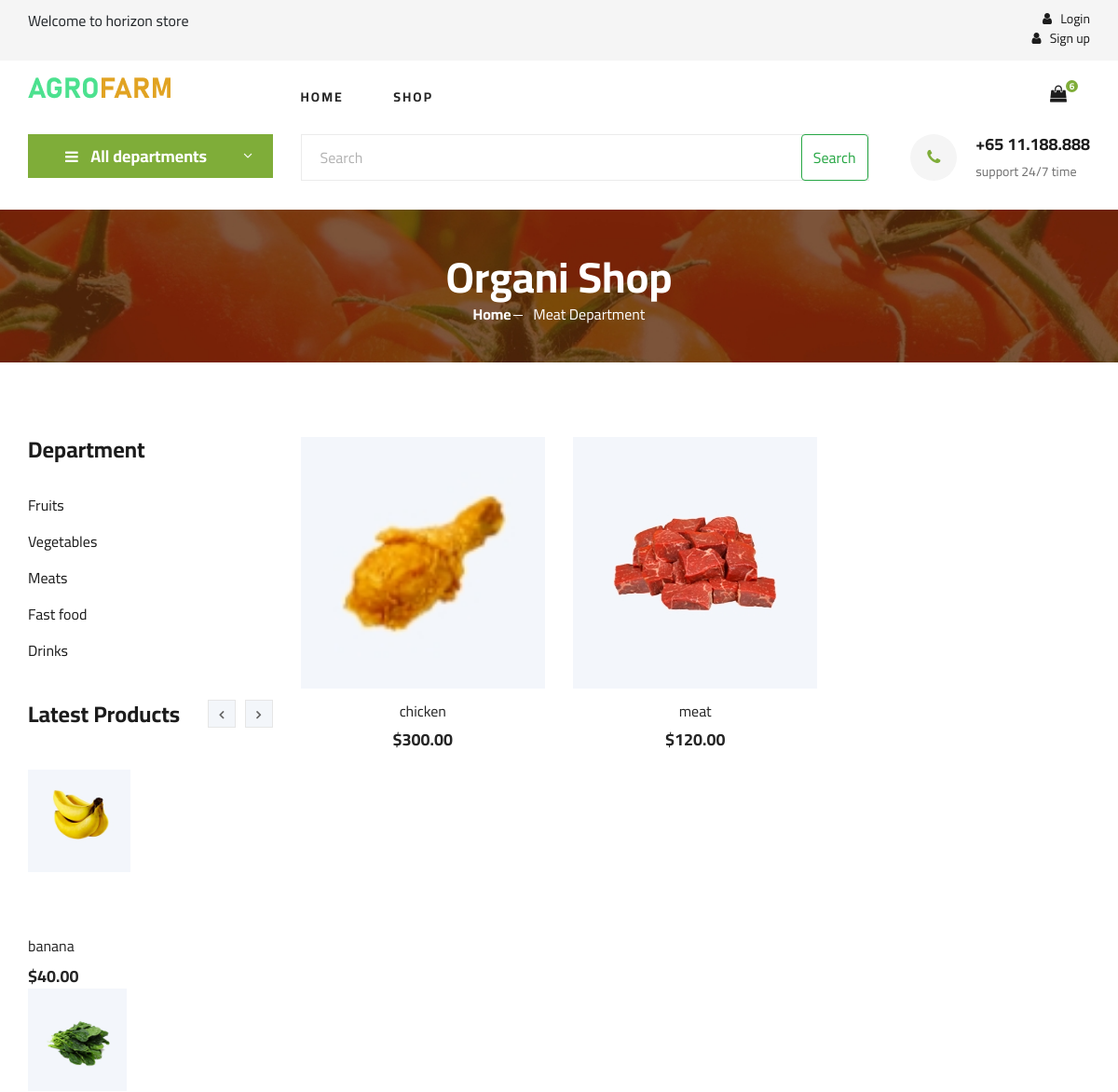
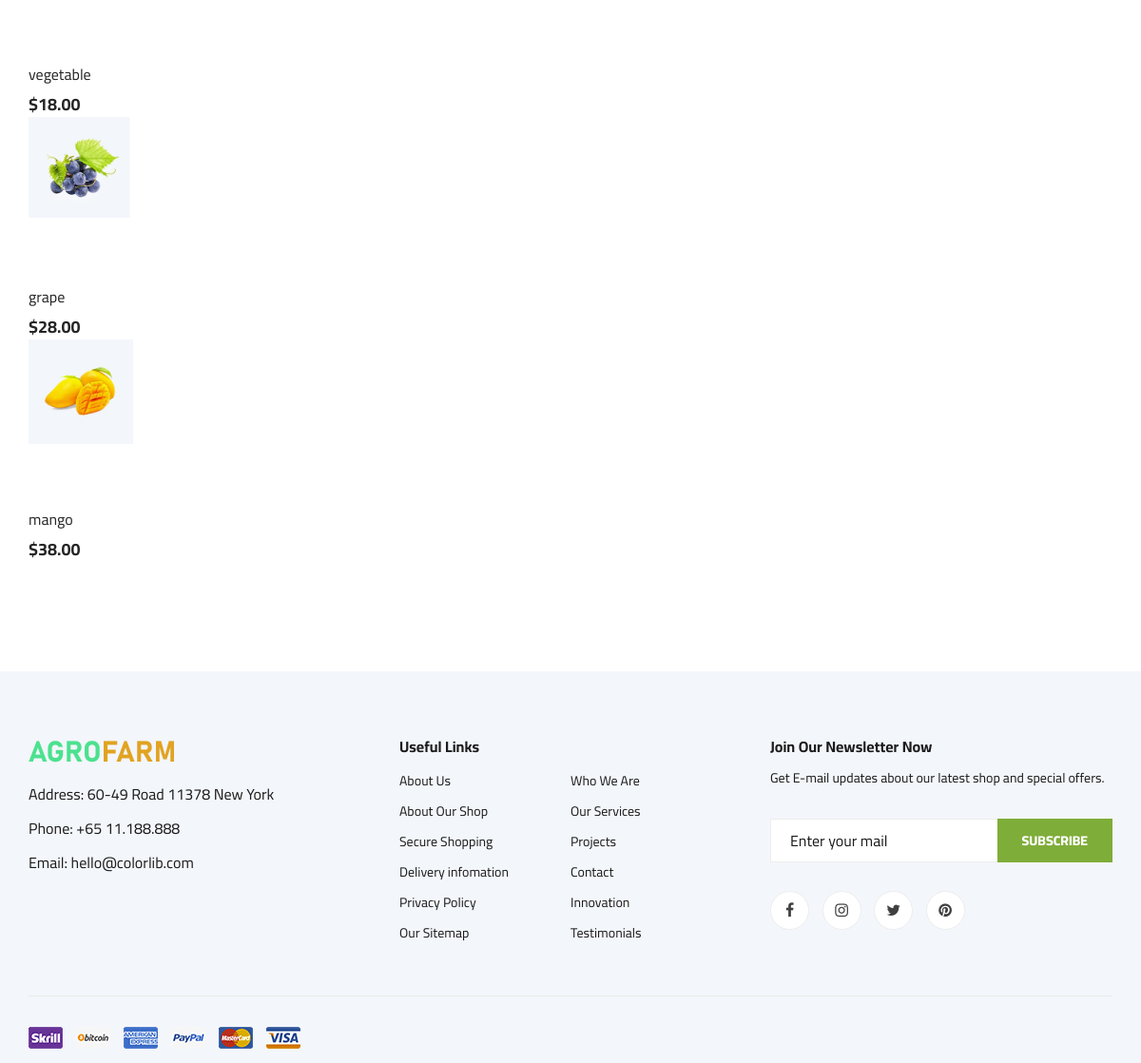
Screenshot of /meatpage with the database file from the repository (2 pictures, top to bottom).
### appusers/models.py (models this page shows, shortened)
class Cart(models.Model):
    user = models.ForeignKey(User, on_delete=models.CASCADE)
    completed = models.BooleanField(default=False)
    discounted_price = models.DecimalField(max_digits=10, decimal_places=2, default=0)
    @property
    def num_of_items(self):
        return sum(item.quantity for item in self.cartitems.all())

class CartItem(models.Model):
    product = models.ForeignKey(Products, on_delete=models.CASCADE, related_name='items', default=True)
    cart = models.ForeignKey(Cart, on_delete=models.CASCADE, related_name='cartitems', default=True)
    quantity = models.IntegerField(default=0)

class Products(models.Model):
    ALL_DEPARTMENT = [
    ("fruits", "fruits"),
    ("vegetables", "vegetables"),
    ("meats", "meats"),
    ("fast foods", "fast foods"),
    ("drinks", "drinks"),
    ]
    ALL_PRODUCT_TYPE = [
    ("featured products", "featured products"),
    ("latest products", "latest products"),
    ("top reated products", "top reated products"),
    ("review products", "review products"),
    ("sales off", "sales off"),
    ]
    id = models.PositiveIntegerField(primary_key=True)
    item_photo = models.ImageField(upload_to='products')
    name = models.CharField(max_length=20)
    price = models.DecimalField(max_digits=10, decimal_places=2, default=0)
    department = models.CharField(blank=True, max_length=10, choices=ALL_DEPARTMENT)
    producttype = models.CharField(blank=True, max_length=30, choices=ALL_PRODUCT_TYPE)
    shipping = models.CharField(blank=True, max_length=20)
    avaliabilty = models.CharField(blank=True, max_length=20)
    weight = models.CharField(blank=True, max_length=20)
    description = models.TextField(blank=True, max_length=200)
    information = models.TextField(blank=True, max_length=200)
    reviews = models.TextField(blank=True, max_length=200)
    discount = models.CharField(blank=True, max_length=20)
    old_price = models.CharField(blank=True, max_length=20)

### appusers/views.py (the view)
# urls.py: path('meatpage', Meat,name='meat_page' ),
def Meat(request):
    latest = Products.objects.filter(producttype="latest products")
    products = Products.objects.filter(department="meats")
    paginator = Paginator(products, 4)  # Display 10 items per page
    page_number = request.GET.get('meat')  # Assuming the URL parameter is 'page'
    page_obj = paginator.get_page(page_number)
    if request.user.is_authenticated:
        global cart
        cart, created = Cart.objects.get_or_create(user=request.user, completed=False)
    data={
    'latest':latest, 'products':products, 'cart':cart, 'page_obj':page_obj
    }
    return render(request, 'meatpage.html', data)

### templates/meatpage.html (shortened to what this page needs)
{% extends 'base.html' %}
{% load static %}
{% block pages %}
    <section class="breadcrumb-section set-bg" data-setbg="{% static 'img/breadcrumb.jpg' %}">
        <div class="container">
            <div class="row">
                <div class="col-lg-12 text-center">
                    <div class="breadcrumb__text">
                        <h2>Organi Shop</h2>
                        <div class="breadcrumb__option">
                            <a href="./index.html">Home</a>
                            <span>Meat Department</span>
                        </div>
                    </div>
                </div>
            </div>
        </div>
    </section>
    <section class="product spad">
        <div class="container">
            <div class="row">
                <div class="col-lg-3 col-md-5">
                    <div class="sidebar">
                        <div class="sidebar__item">
                            <h4>Department</h4>
                            <ul>
                                <li><a href="/fruitspage">Fruits</a></li>
                            <li><a href="/vegetablespage">Vegetables</a></li>
                            <li><a href="/meatpage">Meats</a></li>
                            <li><a href="/fastfoodpage">Fast food</a></li>
                            <li><a href="/drinkspage">Drinks</a></li>
                            </ul>
                        </div>
                        <div class="sidebar__item">
                            <div class="latest-product__text">
                                <h4>Latest Products</h4>
                                <div class="latest-product__slider owl-carousel">
                                    <div class="latest-prdouct__slider__item">
                                      	{% for x in latest %}
										<a href="#" class="latest-product__item">
											<div class="latest-product__item__pic">
												<img src="{{ x.item_photo.url }}" alt="">
											</div>
											<div class="latest-product__item__text">
												<h6><a href="shopdetails{{ x.id }}" class="nam" ></a>{{ x.name }}</h6>
												<span>${{ x.price }}</span>
											</div>
										</a>
										{% endfor %}
                                    </div>
                                </div>
                            </div>
                        </div>
                    </div>
                </div>
                <div class="col-lg-9 col-md-7">
                    <div class="row">
					    {% for x in page_obj %}
                        <div class="col-lg-4 col-md-6 col-sm-6">
                            <div class="product__item">
                                <div class="product__item__pic set-bg" data-setbg="{{ x.item_photo.url }}">
                                </div>
                                <div class="product__item__text">
                                    <h6><a href="shopdetails{{ x.id }}">{{ x.name }}</a></h6>
                                    <h5>${{ x.price }}</h5>
                                </div>
                            </div>
                        </div>
						{% endfor %}
                    </div>
                    <div class="product__pagination">
                    </div>
                </div>
            </div>
        </div>
    </section>
	{% endblock %}

### templates/base.html (shortened to what this page needs)
{% load static %}
<!DOCTYPE html>
<html lang="zxx">
<head>
    <link rel="stylesheet" href="{% static 'css/bootstrap.min.css' %}" type="text/css">
    <link rel="stylesheet" href="{% static 'css/font-awesome.min.css' %}" type="text/css">
    <link rel="stylesheet" href="{% static 'css/elegant-icons.css' %}" type="text/css">
    <link rel="stylesheet" href="{% static 'css/nice-select.css' %}" type="text/css">
    <link rel="stylesheet" href="{% static 'css/jquery-ui.min.css' %}" type="text/css">
    <link rel="stylesheet" href="{% static 'css/owl.carousel.min.css' %}" type="text/css">
    <link rel="stylesheet" href="{% static 'css/slicknav.min.css' %}" type="text/css">
    <link rel="stylesheet" href="{% static 'css/style.css' %}" type="text/css">
</head>
<body>
    <header class="header">
        <div class="header__top">
            <div class="container">
                <div class="row">
                    <div class="col-lg-6 col-md-6">
                        <div class="header__top__left">
                            <marquee><span> Welcome to horizon store </span></marquee>
                        </div>
                    </div>
                    <div class="col-lg-6 col-md-6">
                        <div class="header__top__right">
                            <div class="header__top__right__auth">
							{%if request.user.is_authenticated %}
							<a href="/logout"><i class="fa fa-user"></i> Logout</a>
                           <!-- <a href="/dashboard">
                            <button class="mr-4 btn">MARKET</button> </a>  -->
							{%else%}
						<span>	 <a href="/login"><i class="fa fa-user"></i> Login</a>
							 <a href="/signup"><i class="fa fa-user"></i> Sign up</a>  </span>
	                        {%endif%}
                            </div>
                        </div>
                    </div>
                </div>
            </div>
        </div>
        <div class="container">
            <div class="row">
                <div class="col-lg-3">
                    <div class="header__logo">
                        <a href="/"><img src="{% static 'img/logo.png' %}" alt=""></a>
                    </div>
                </div>
                <div class="col-lg-6">
                    <nav class="header__menu">
                        <ul>
                            <li ><a href="/">Home</a></li>
                            <li ><a href="/allproduct">Shop</a></li>
                        </ul>
                    </nav>
                </div>
                <div class="col-lg-3">
                    <div class="header__cart">
                        <ul>
                           <li><a href="/cart"><i class="fa fa-shopping-bag"></i> <span id="num_of_items">{{ cart.num_of_items }}</span></a></li>
                        </ul>
                    </div>
                </div>
            </div>
        </div>
    </header>
    <section class="hero hero-normal">
        <div class="container">
            <div class="row">
                <div class="col-lg-3">
                    <div class="hero__categories">
                        <div class="hero__categories__all">
                            <i class="fa fa-bars"></i>
                            <span>All departments</span>
                        </div>
                    </div>
                </div>
                <div class="col-lg-9">
                    <div class="hero__search">
                     <div class="hero__search__form">
                            <form class="d-flex" role="search" method="POST" action="/search">
								 <input
									class="form-control me-2"
									type="search"
									placeholder="Search"
									name="search_query"
									required aria-label="Search"
								 >
								 <button class="btn btn-outline-success" type="submit">Search</button>
                            </form>
                        </div>
                        <div class="hero__search__phone">
                            <div class="hero__search__phone__icon">
                                <i class="fa fa-phone"></i>
                            </div>
                            <div class="hero__search__phone__text">
                                <h5>+65 11.188.888</h5>
                                <span>support 24/7 time</span>
                            </div>
                        </div>
                    </div>
                </div>
            </div>
        </div>
    </section>
	{% block pages %}   {% endblock %}
    <footer class="footer spad">
        <div class="container">
            <div class="row">
                <div class="col-lg-3 col-md-6 col-sm-6">
                    <div class="footer__about">
                        <div class="footer__about__logo">
                            <a href="./index.html"><img src="{% static 'img/logo.png' %}" alt=""></a>
                        </div>
                        <ul>
                            <li>Address: 60-49 Road 11378 New York</li>
                            <li>Phone: +65 11.188.888</li>
                            <li>Email: hello@colorlib.com</li>
                        </ul>
                    </div>
                </div>
                <div class="col-lg-4 col-md-6 col-sm-6 offset-lg-1">
                    <div class="footer__widget">
                        <h6>Useful Links</h6>
                        <ul>
                            <li><a href="#">About Us</a></li>
                            <li><a href="#">About Our Shop</a></li>
                            <li><a href="#">Secure Shopping</a></li>
                            <li><a href="#">Delivery infomation</a></li>
                            <li><a href="#">Privacy Policy</a></li>
                            <li><a href="#">Our Sitemap</a></li>
                        </ul>
                        <ul>
                            <li><a href="#">Who We Are</a></li>
                            <li><a href="#">Our Services</a></li>
                            <li><a href="#">Projects</a></li>
                            <li><a href="#">Contact</a></li>
                            <li><a href="#">Innovation</a></li>
                            <li><a href="#">Testimonials</a></li>
                        </ul>
                    </div>
                </div>
                <div class="col-lg-4 col-md-12">
                    <div class="footer__widget">
                        <h6>Join Our Newsletter Now</h6>
                        <p>Get E-mail updates about our latest shop and special offers.</p>
                        <form action="#">
                            <input type="text" placeholder="Enter your mail">
                            <button type="submit" class="site-btn">Subscribe</button>
                        </form>
                        <div class="footer__widget__social">
                            <a href="#"><i class="fa fa-facebook"></i></a>
                            <a href="#"><i class="fa fa-instagram"></i></a>
                            <a href="#"><i class="fa fa-twitter"></i></a>
                            <a href="#"><i class="fa fa-pinterest"></i></a>
                        </div>
                    </div>
                </div>
            </div>
            <div class="row">
                <div class="col-lg-12">
                    <div class="footer__copyright">
                        <div class="footer__copyright__text"><p>
                        <div class="footer__copyright__payment"><img src="{% static 'img/payment-item.png' %}" alt=""></div>
                    </div>
                </div>
            </div>
        </div>
    </footer>
</body>
</html>

### rows the page displays
Cart: num_of_items "6"
Products: item_photo (picture), name "banana", price "40.00"
Products: item_photo (picture), name "vegetable", price "18.00"
Products: item_photo (picture), name "grape", price "28.00"
Products: item_photo (picture), name "mango", price "38.00"
Products: shows a picture, name "chicken", price "300.00"
Products: shows a picture, name "meat", price "120.00"
